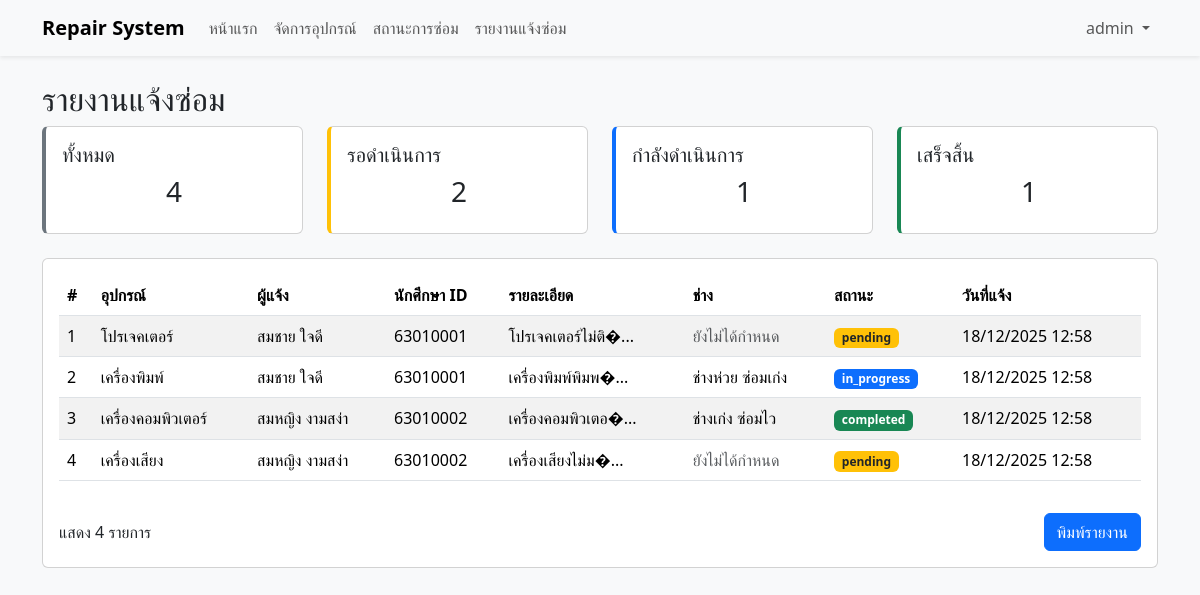
Before: /frontend/admin/report.php (signed in) with the older database file.
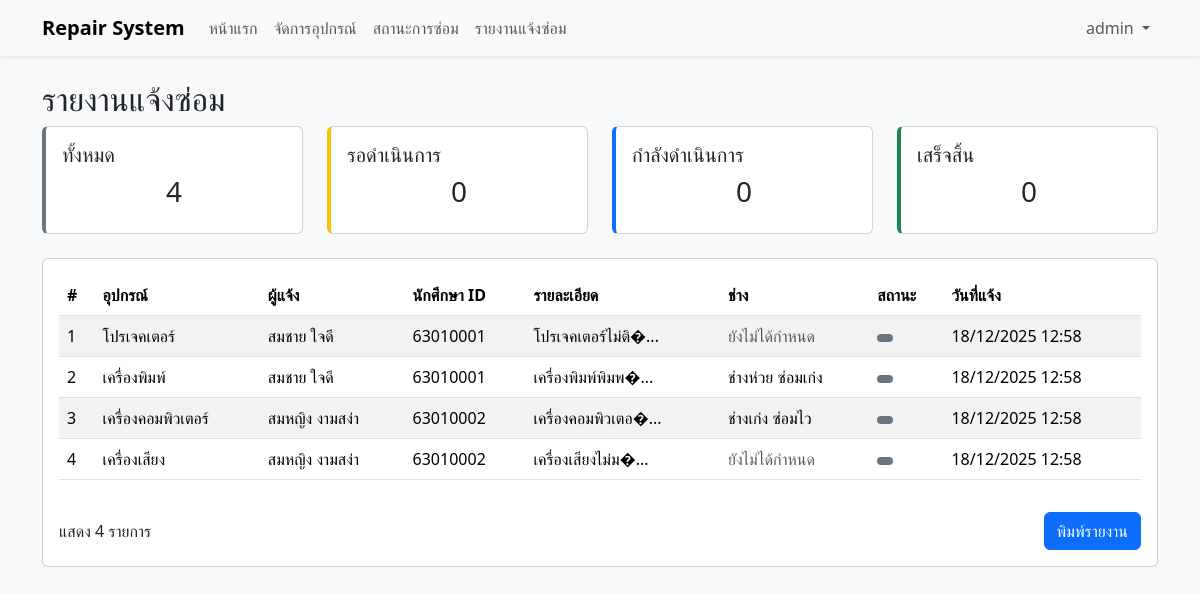
After: the same page with the newer database file.
### tables this page shows
CREATE TABLE repair (
    id INT AUTO_INCREMENT PRIMARY KEY,
    student_id INT NOT NULL,
    equipment_id INT NOT NULL,
    details TEXT NOT NULL,
    image VARCHAR(255),
    status ENUM('รอซ่อม', 'กำลังซ้อม', 'เสร็จสิ้น') DEFAULT 'รอซ่อม',
    technical_id INT NULL,
    created_at TIMESTAMP DEFAULT CURRENT_TIMESTAMP,
    updated_at TIMESTAMP DEFAULT CURRENT_TIMESTAMP ON UPDATE CURRENT_TIMESTAMP,
    FOREIGN KEY (student_id) REFERENCES student(id) ON DELETE RESTRICT,
    FOREIGN KEY (equipment_id) REFERENCES equipment(id) ON DELETE RESTRICT,
    FOREIGN KEY (technical_id) REFERENCES technical(id) ON DELETE SET NULL
);

CREATE TABLE equipment (
    id INT AUTO_INCREMENT PRIMARY KEY,
    name VARCHAR(255) NOT NULL UNIQUE,
    created_at TIMESTAMP DEFAULT CURRENT_TIMESTAMP
);

CREATE TABLE student (
    id INT AUTO_INCREMENT PRIMARY KEY,
    title VARCHAR(10) NOT NULL,
    firstname VARCHAR(255) NOT NULL,
    lastname VARCHAR(255) NOT NULL,
    student_id VARCHAR(50) NOT NULL UNIQUE,
    auth_id INT NOT NULL,
    created_at TIMESTAMP DEFAULT CURRENT_TIMESTAMP,
    FOREIGN KEY (auth_id) REFERENCES auth(id) ON DELETE CASCADE
);

CREATE TABLE technical (
    id INT AUTO_INCREMENT PRIMARY KEY,
    title VARCHAR(10) NOT NULL,
    firstname VARCHAR(255) NOT NULL,
    lastname VARCHAR(255) NOT NULL,
    phone VARCHAR(20),
    auth_id INT NOT NULL,
    created_at TIMESTAMP DEFAULT CURRENT_TIMESTAMP,
    FOREIGN KEY (auth_id) REFERENCES auth(id) ON DELETE CASCADE
);

### frontend/admin/report.php (the view, shortened to what the changed rows need)
<?php
require_once('../../configs/connect.php');
$stmt = $conn->prepare("
    SELECT r.*, e.name as equipment_name, s.firstname, s.lastname, s.student_id, t.firstname as tech_firstname, t.lastname as tech_lastname
    FROM repair r
    LEFT JOIN equipment e ON r.equipment_id = e.id
    LEFT JOIN student s ON r.student_id = s.id
    LEFT JOIN technical t ON r.technical_id = t.id
    ORDER BY r.created_at DESC
");
$stmt->execute();
$repairs = $stmt->fetchAll();
$pending_repairs = count(array_filter($repairs, function($r) { return $r['status'] === 'pending'; }));
$in_progress_repairs = count(array_filter($repairs, function($r) { return $r['status'] === 'in_progress'; }));
$completed_repairs = count(array_filter($repairs, function($r) { return $r['status'] === 'completed'; }));
?>
<!DOCTYPE html>
<html lang="th">
<head>
    <link href="https://cdn.jsdelivr.net/npm/bootstrap@5.3.2/dist/css/bootstrap.min.css" rel="stylesheet">
</head>
<body class="bg-light">
    <div class="container mt-4">
        <h2>รายงานแจ้งซ่อม</h2>
        <div class="row mb-4">
            <div class="col-md-3">
                <div class="card card-stat card-pending">
                    <div class="card-body">
                        <h5 class="card-title">รอดำเนินการ</h5>
                        <h3 class="text-center"><?= $pending_repairs ?></h3>
                    </div>
                </div>
            </div>
            <div class="col-md-3">
                <div class="card card-stat card-in-progress">
                    <div class="card-body">
                        <h5 class="card-title">กำลังดำเนินการ</h5>
                        <h3 class="text-center"><?= $in_progress_repairs ?></h3>
                    </div>
                </div>
            </div>
            <div class="col-md-3">
                <div class="card card-stat card-completed">
                    <div class="card-body">
                        <h5 class="card-title">เสร็จสิ้น</h5>
                        <h3 class="text-center"><?= $completed_repairs ?></h3>
                    </div>
                </div>
            </div>
        </div>
        <div class="card">
            <div class="card-body">
                <div class="table-responsive">
                    <table class="table table-striped" id="reportTable">
                        <thead>
                            <tr>
                                <th>#</th>
                                <th>อุปกรณ์</th>
                                <th>ผู้แจ้ง</th>
                                <th>นักศึกษา ID</th>
                                <th>รายละเอียด</th>
                                <th>ช่าง</th>
                                <th>สถานะ</th>
                                <th>วันที่แจ้ง</th>
                            </tr>
                        </thead>
                        <tbody>
                            <?php if (count($repairs) > 0): ?>
                                <?php foreach ($repairs as $index => $repair): ?>
                                    <tr>
                                        <td><?= $index + 1 ?></td>
                                        <td><?= htmlspecialchars($repair['equipment_name']) ?></td>
                                        <td><?= htmlspecialchars($repair['firstname'] . ' ' . $repair['lastname']) ?></td>
                                        <td><?= htmlspecialchars($repair['student_id']) ?></td>
                                        <td><?= htmlspecialchars(substr($repair['details'], 0, 50)) ?>...</td>
                                        <td>
                                            <?php if ($repair['technical_id']): ?>
                                                <?= htmlspecialchars($repair['tech_firstname'] . ' ' . $repair['tech_lastname']) ?>
                                            <?php else: ?>
                                                <span class="text-muted">ยังไม่ได้กำหนด</span>
                                            <?php endif; ?>
                                        </td>
                                        <td>
                                            <span class="badge
                                                <?php
                                                    switch($repair['status']) {
                                                        case 'pending': echo 'bg-warning text-dark'; break;
                                                        case 'in_progress': echo 'bg-primary'; break;
                                                        case 'completed': echo 'bg-success'; break;
                                                        default: echo 'bg-secondary';
                                                    }
                                                ?>
                                            ">
                                                <?= $repair['status'] ?>
                                            </span>
                                        </td>
                                        <td><?= date('d/m/Y H:i', strtotime($repair['created_at'])) ?></td>
                                    </tr>
                                <?php endforeach; ?>
                            <?php else: ?>
                                <tr>
                                    <td colspan="8" class="text-center">ไม่มีข้อมูลรายงาน</td>
                                </tr>
                            <?php endif; ?>
                        </tbody>
                    </table>
                </div>
            </div>
        </div>
    </div>
</body>
</html>

Changed rows visible on the page:
changed repair "โปรเจคเตอร์ไม่ติ�": status "pending" → (not shown)
changed repair "เครื่องพิมพ์พิมพ�": status "in_progress" → (not shown)
changed repair "เครื่องคอมพิวเตอ�": status "completed" → (not shown)
changed repair "เครื่องเสียงไม่ม�": status "pending" → (not shown)
Other visible differences:
$pending_repairs: "2" → "0"
$in_progress_repairs: "1" → "0"
$completed_repairs: "1" → "0"
